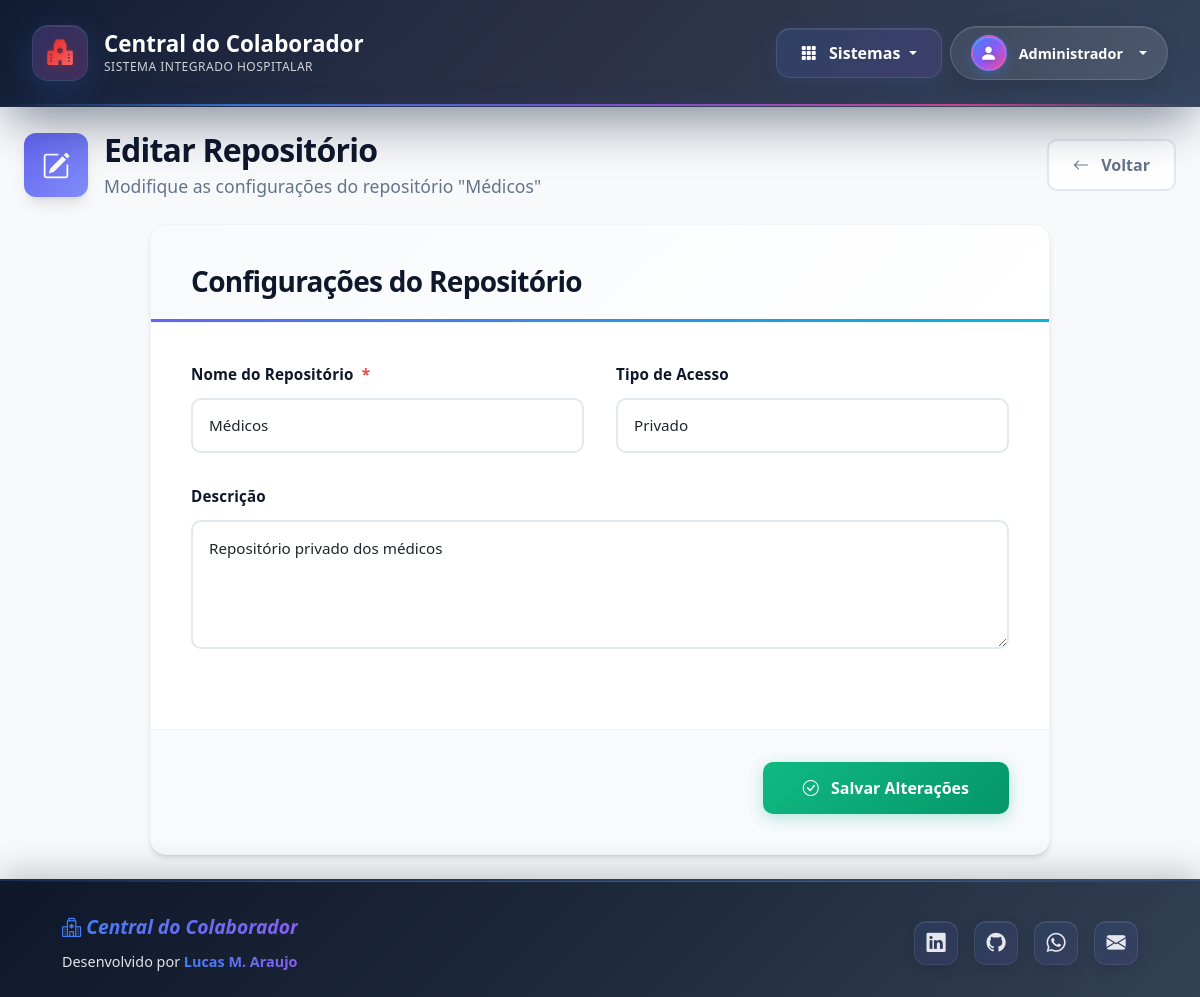
The app's page /admin/repositories/edit/1 (signed in) with its own data.
### app/models.py (models this page shows, shortened)
class User(db.Model, UserMixin):
    __tablename__ = 'users'
    id = db.Column(db.Integer, primary_key=True)
    name = db.Column(db.String(100), nullable=False)
    username = db.Column(db.String(50), unique=True, nullable=False)
    password = db.Column(db.String(200), nullable=False)
    profile = db.Column(db.String(200), nullable=False)
    email = db.Column(db.String(120), unique=True, nullable=False)
    is_active = db.Column(db.Boolean, default=True, nullable=False)
    creation_date = db.Column(db.DateTime, nullable=False, default=datetime.utcnow)
    last_login = db.Column(db.DateTime, nullable=True)
    notices = db.relationship('Notice', back_populates='author')
    forms = db.relationship('Form', back_populates='worker', lazy='dynamic')
    shared_repositories = db.relationship('Repository', secondary=repository_access, back_populates='shared_with_users')

class Repository(db.Model):
    __tablename__ = 'repositories'
    id = db.Column(db.Integer, primary_key=True)
    name = db.Column(db.String(100), nullable=False)
    description = db.Column(db.Text, nullable=True)
    folder_name = db.Column(db.String(120), unique=True, nullable=False)
    access_type = db.Column(db.String(20), nullable=False, default='private')
    date_created = db.Column(db.DateTime, nullable=False, server_default=db.func.now())
    owner_id = db.Column(db.Integer, db.ForeignKey('users.id'), nullable=False)
    owner = db.relationship('User', backref=db.backref('owned_repositories', lazy=True))
    files = db.relationship('File', back_populates='repository', cascade="all, delete-orphan")
    shared_with_users = db.relationship('User', secondary=repository_access, back_populates='shared_repositories')

### app/routes/admin.py (the view, shortened to what this page needs)
@admin_bp.route("/repositories/edit/<int:repo_id>", methods=["GET", "POST"])
@login_required
@admin_required
def edit_repository(repo_id):
    repo = Repository.query.get_or_404(repo_id)
    all_users = User.query.filter(User.id != repo.owner_id).order_by(User.name).all()
    return render_template("repository/edit_repository.html", repository=repo, all_users=all_users)

### app/__init__.py (called while the page is built)
def login_config(app):
    login_manager = LoginManager()
    login_manager.init_app(app)
    login_manager.login_view = 'auth.login'
    login_manager.login_message = "Por favor, realize o login para acessar esta página."
    login_manager.login_message_category = "info"
    @login_manager.user_loader
    def load_user(id):
        return db.session.get(User, int(id))

### app/routes/admin.py (called while the page is built)
def admin_required(f):
    @wraps(f)
    def decorated_function(*args, **kwargs):
        if 'ADMIN' not in current_user.profile:
            flash("Acesso negado. Ação restrita a administradores.", "danger")
            return redirect(url_for('main.panel'))
        return f(*args, **kwargs)
    return decorated_function

### app/templates/repository/edit_repository.html (shortened to what this page needs)
{% extends "navbar.html" %}
{% block content %}
<div class="container-fluid px-4 py-4 repository-page">
    <div class="d-flex justify-content-between align-items-center mb-4">
        <div class="page-header">
            <div class="d-flex align-items-center">
                <div class="icon-wrapper me-3">
                    <i class="bi bi-pencil-square"></i>
                </div>
                <div>
                    <h1 class="page-title mb-1">Editar Repositório</h1>
                    <p class="page-subtitle mb-0">Modifique as configurações do repositório "{{ repository.name }}"</p>
                </div>
            </div>
        </div>
        <div class="header-actions">
            <a href="{{ url_for('admin.manage_repositories') }}" class="btn btn-outline-secondary btn-modern">
                <i class="bi bi-arrow-left me-2"></i>
                Voltar
            </a>
        </div>
    </div>
    <div class="form-container">
        <div class="form-card">
            <form method="POST" action="{{ url_for('admin.edit_repository', repo_id=repository.id) }}">
                <div class="form-card-header">
                    <h2 class="form-title">Configurações do Repositório</h2>
                </div>
                <div class="form-card-body">
                    <div class="form-grid">
                        <div class="form-group">
                            <label for="name" class="form-label">
                                Nome do Repositório
                                <span class="required-indicator">*</span>
                            </label>
                            <input type="text" class="form-control modern-input" id="name" name="name"
                                   value="{{ repository.name }}" required>
                        </div>
                        <div class="form-group">
                            <label for="access_type" class="form-label">Tipo de Acesso</label>
                            <select class="form-select modern-select" id="access_type_select" name="access_type">
                                <option value="private" {% if repository.access_type == 'private' %}selected{% endif %}>
                                    <i class="bi bi-lock-fill"></i> Privado
                                </option>
                            </select>
                        </div>
                        <div class="form-group full-width">
                            <label for="description" class="form-label">Descrição</label>
                            <textarea class="form-control modern-textarea" id="description" name="description"
                                      rows="4" placeholder="Descreva o propósito deste repositório...">{{ repository.description or '' }}</textarea>
                        </div>
                    </div>
                </div>
                <div class="form-card-footer">
                    <button type="submit" class="btn btn-primary btn-modern btn-save">
                        <i class="bi bi-check-circle me-2"></i>
                        Salvar Alterações
                    </button>
                </div>
            </form>
        </div>
    </div>
</div>
{% endblock %}

### app/templates/navbar.html (shortened to what this page needs)
<!DOCTYPE html>
<html lang="pt-br" class="h-100">
<head>
    <link href="https://cdn.jsdelivr.net/npm/bootstrap@5.3.3/dist/css/bootstrap.min.css" rel="stylesheet">
    <link rel="stylesheet" href="https://cdn.jsdelivr.net/npm/bootstrap-icons@1.11.3/font/bootstrap-icons.min.css">
    <link rel="stylesheet" href="{{ url_for('static', filename='main.css') }}">
</head>
<body>
    {% if current_user.is_authenticated %}
    <nav class="navbar navbar-expand-lg navbar-dark shadow-lg navbar-custom no-print">
        <div class="container-fluid">
            <a class="navbar-brand navbar-brand-custom" href="{{ url_for('main.panel') }}">
                <div class="brand-container">
                    <div class="brand-icon-wrapper">
                        <i class="bi bi-hospital-fill brand-icon"></i>
                        <div class="heartbeat-effect"></div>
                    </div>
                    <div class="brand-text">
                        <span class="brand-title">Central do Colaborador</span>
                        <span class="brand-subtitle">Sistema Integrado Hospitalar</span>
                    </div>
                </div>
            </a>
            <div class="d-flex align-items-center ms-auto">
                <div class="dropdown me-2">
                    <button class="btn dropdown-toggle access-dropdown-button" type="button" id="acessosDropdown"
                        data-bs-toggle="dropdown" aria-expanded="false">
                        <i class="bi bi-grid-3x3-gap-fill me-2"></i>
                        <span>Sistemas</span>
                    </button>
                </div>
                <div class="dropdown">
                    <button class="btn dropdown-toggle user-dropdown-button" type="button" id="userDropdownGlobal"
                        data-bs-toggle="dropdown" aria-expanded="false">
                        <div class="user-avatar">
                            <i class="bi bi-person-fill"></i>
                        </div>
                        <div class="user-info d-none d-sm-block">
                            <span class="user-name">{{ current_user.name }}</span>
                        </div>
                    </button>
                </div>
            </div>
        </div>
    </nav>
    {% endif %}
    <main class="flex-shrink-0">
        {% block content %}{% endblock %}
    </main>
    <footer class="footer-premium no-print mt-auto">
        <div class="container">
            <div class="d-flex flex-wrap align-items-center justify-content-between">
                <div class="col-md-6 text-center text-md-start mb-3 mb-md-0">
                    <a href="{{ url_for('main.panel') }}" class="footer-brand">
                        <i class="bi bi-hospital"> Central do Colaborador</i>
                    </a>
                    <span class="footer-credit-text d-block mt-2">Desenvolvido por <strong>Lucas M.
                            Araujo</strong></span>
                </div>
                <div class="col-md-6 text-center text-md-end">
                    <a href="https://www.linkedin.com/in/mglucas0123/" target="_blank" rel="noopener noreferrer"
                        class="footer-social-link" title="LinkedIn">
                        <i class="bi bi-linkedin"></i>
                    </a>
                    <a href="https://github.com/mglucas0123" target="_blank" rel="noopener noreferrer"
                        class="footer-social-link" title="GitHub">
                        <i class="bi bi-github"></i>
                    </a>
                    <a href="https://wa.me/5534996854244" target="_blank" rel="noopener noreferrer"
                        class="footer-social-link" title="WhatsApp">
                        <i class="bi bi-whatsapp"></i>
                    </a>
                    <a href="mailto:lucasiturama2013@gmail.com" class="footer-social-link" title="Email">
                        <i class="bi bi-envelope-fill"></i>
                    </a>
                </div>
            </div>
        </div>
    </footer>
</body>
</html>

### records on screen
User: name "Administrador"
Repository: name "Médicos", access_type "Privado", description "Repositório privado dos médicos"
